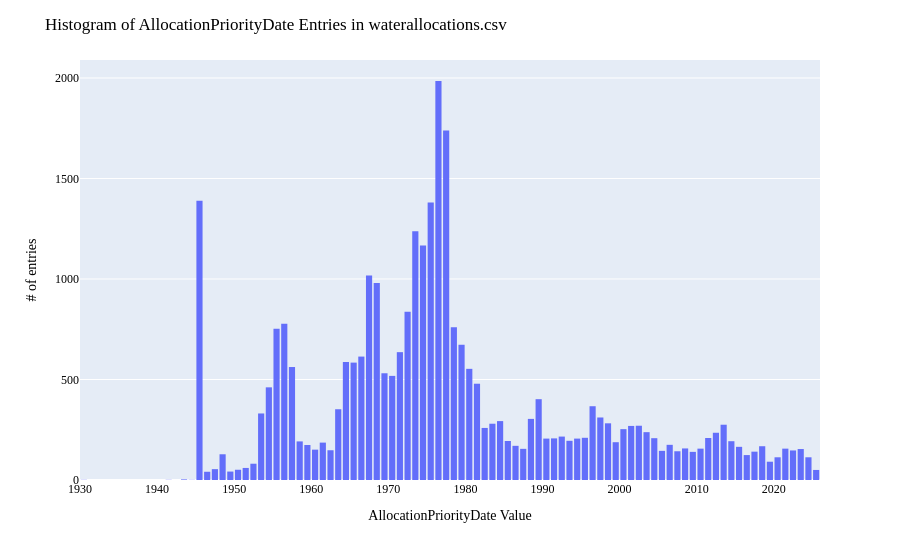

This figure's notebook cell:
### Code cell
# ---- AllocationPriorityDate #1: histogram distribution of WaDE values 
print(dfaa.AllocationPriorityDate.value_counts())

dfaatemp = dfaa.copy()
dfaatemp = dfaatemp[(dfaatemp['ExemptOfVolumeFlowPriority'] < 1)].reset_index(drop=True)
fig = px.histogram(dfaatemp, x="AllocationPriorityDate")
fig.update_layout(bargap=0.2,
                  title="Histogram of AllocationPriorityDate Entries in waterallocations.csv",
                  xaxis_title="AllocationPriorityDate Value",
                  yaxis_title="# of entries",
                  #legend_title="Legend Title",
                    font=dict(
                        family="Arial Bold",
                        size=12,
                        color="Black")
                 )
fig.show()
fig.write_image('figures/AllocationPriorityDate1.png', engine="kaleido")

### Figure 1 — Plotly figure (JSON) as saved in the notebook; plotly's stock layout.template omitted (floating-point values rounded to 4 significant figures; data arrays with more than 128 entries replaced by an {"elided": "..."} marker saying what was removed)
{"data": [{"bingroup": "x", "hovertemplate": "AllocationPriorityDate=%{x}<br>count=%{y}<extra></extra>", "legendgroup": "", "marker": {"color": "#636efa", "pattern": {"shape": ""}}, "name": "", "orientation": "v", "showlegend": false, "type": "histogram", "x": {"elided": "31149 str values"}, "xaxis": "x", "yaxis": "y"}], "layout": {"bargap": 0.2, "barmode": "relative", "font": {"color": "Black", "family": "Arial Bold", "size": 12}, "legend": {"tracegroupgap": 0}, "margin": {"t": 60}, "title": {"text": "Histogram of AllocationPriorityDate Entries in waterallocations.csv"}, "xaxis": {"anchor": "y", "domain": [0, 1], "title": {"text": "AllocationPriorityDate Value"}}, "yaxis": {"anchor": "x", "domain": [0, 1], "title": {"text": "# of entries"}}}}
